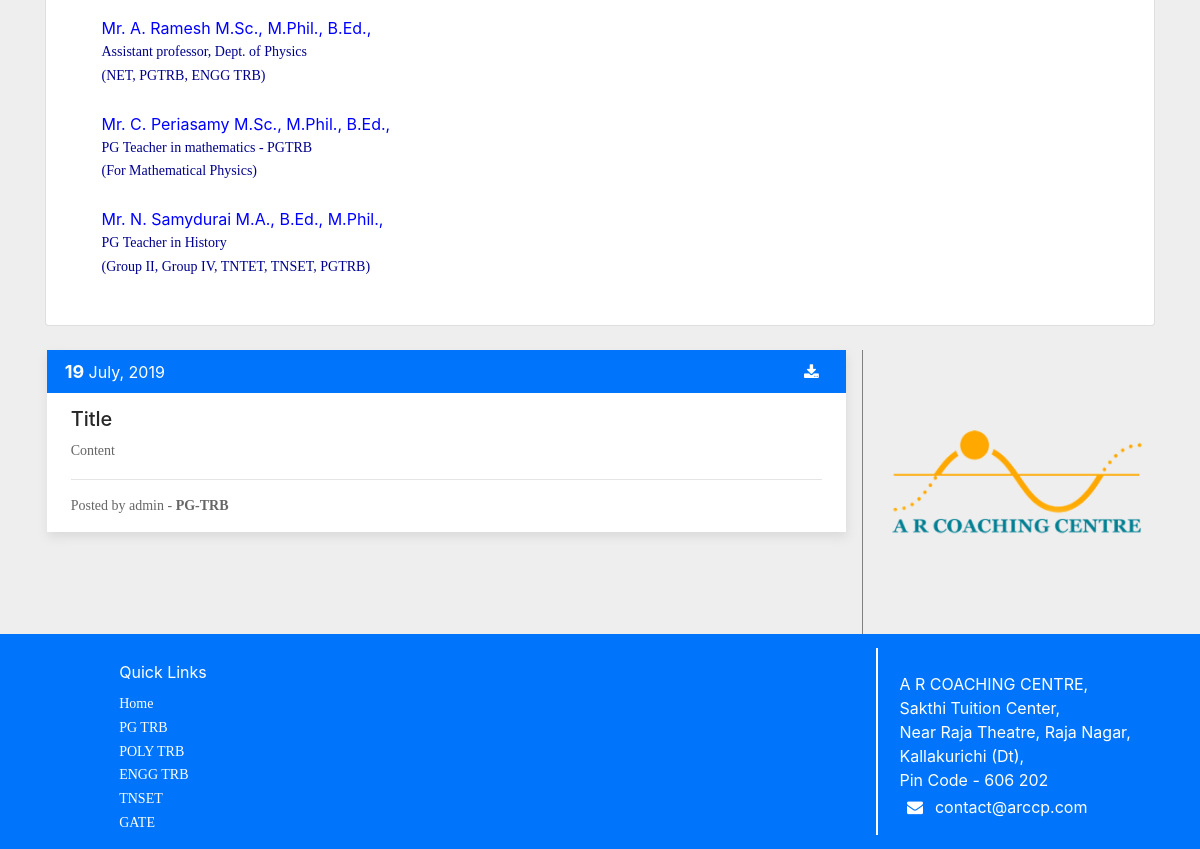
Page /pgtrb/ (lower part) on the earlier database version.
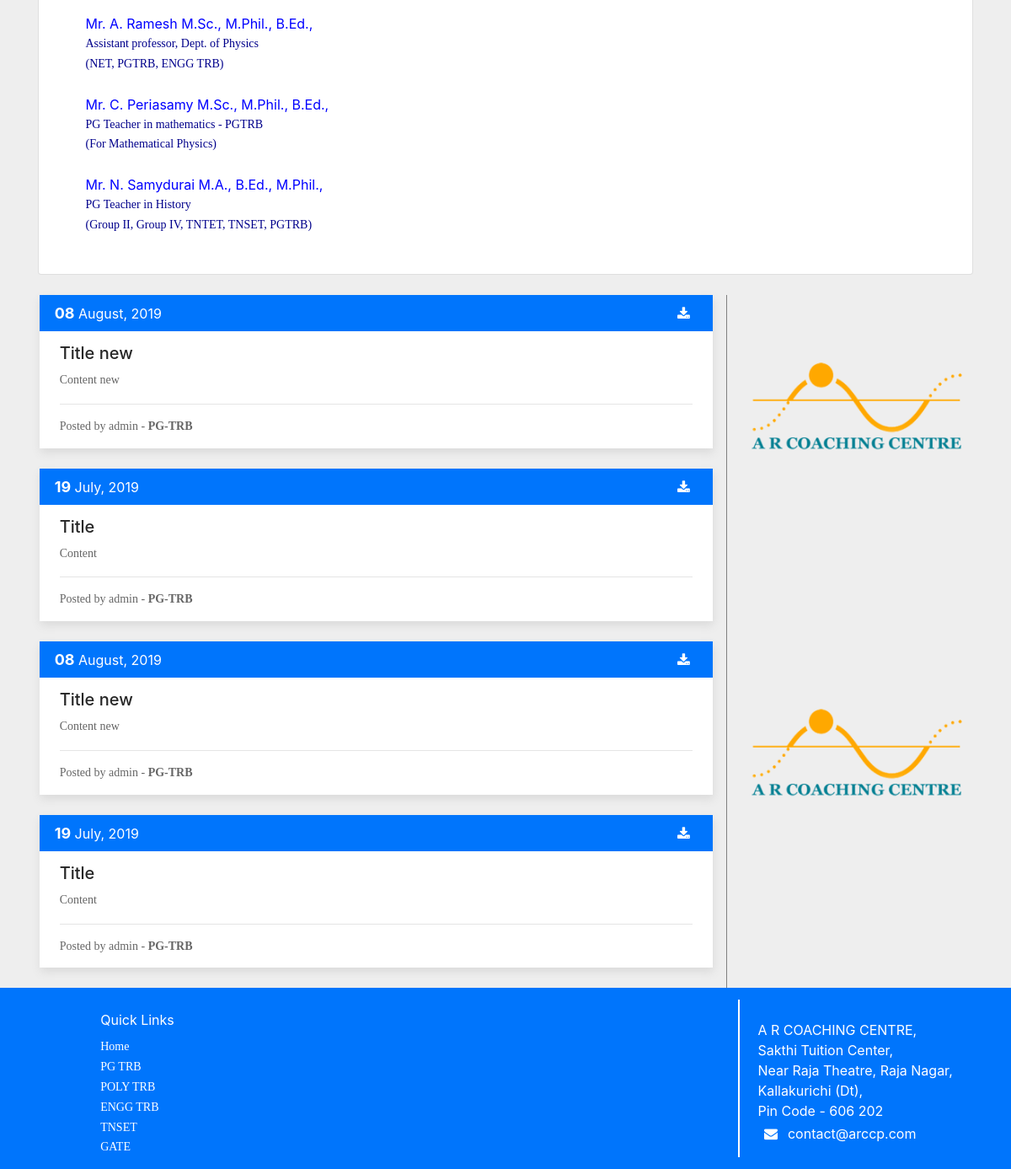
Same page on the later database version.
### blog/models.py (models this page shows, shortened)
class Post(models.Model):
	CHOICES=(('PG-TRB','PG-TRB'),('POLY-TRB','POLY-TRB'),('ENGR-TRB','ENGR-TRB'),('TNSET','TNSET'),('GATE','GATE'))
	title = models.CharField(max_length=255)
	content = RichTextField()
	date_posted = models.DateTimeField(default=timezone.now)
	author = models.ForeignKey(User, on_delete=models.CASCADE)
	tag =  models.CharField(max_length=255, choices=CHOICES, null=False)
	link = models.CharField(max_length=255, blank=True)

### blog/views.py (the view)
# urls.py: path('pgtrb/', views.pgtrb, name='pgtrb'),
def pgtrb(request):
    context={
        'posts': Post.objects.filter(tag='PG-TRB'),
        'announces': Announcement.objects.all().order_by('-id')[:7]
    }
    return render(request, "posts/pgtrb.html",context)

### blog/templates/posts/pgtrb.html (shortened to what this page needs)
{% extends "blog/base.html" %}
{% block content %}
<br>
<div class="card" style="padding: 5% 5% 2% 5%" >
        <label style="color: blue; ">Dr. J. Elanchezhiyan M.Sc., M.Phil., Ph.D.,
        </label>
        <label style="color: blue">Mr. A. Ramesh M.Sc., M.Phil., B.Ed.,
            <p style="color: darkblue;">Assistant professor,  Dept. of Physics<br>
            (NET, PGTRB, ENGG TRB)</p>
        </label>
        <label style="color: blue">Mr. C. Periasamy M.Sc., M.Phil., B.Ed.,
            <p style="color: darkblue">PG Teacher in mathematics - PGTRB<br>
            (For Mathematical Physics)</p>
        </label>
        <label style="color: blue">Mr. N. Samydurai M.A., B.Ed., M.Phil.,
            <p style="color: darkblue">PG Teacher in History<br>
            (Group II, Group IV, TNTET, TNSET, PGTRB) <br></p>
        </label>
</div>
<br>
{% for post in posts %}
<div class="row">
        <div class="left">
            {% for Post in posts reversed %}
            <div class="post-body">
                <div class="post-head">
                    <div>
                            <b style="font-size: 18px">{{Post.date_posted|date:"d"}}</b>
                            <c style="margin-top: 3%">{{Post.date_posted|date:"F, Y"}}</c>
                            <a href="http://{{Post.link}}" class="fa fa-download" style="color: white; float: right; padding-top: 6px"></a>
                    </div>
                </div>
                <div class="post-content">
                    <h5 style="color: rgb(39, 39, 39)">{{Post.title}}</h5>
                    {{Post.content|safe}}
                </div>
                <div class="post-sub">
                                    <p style="margin: 0">Posted by {{Post.author}} - <b>{{Post.tag}}</b></p>
                </div>
            </div><br>
            {% endfor %}
        </div>
        <div class="right">
                <img src="/static/img/logo.PNG" alt="" width="100%">
            </div>
    </div>
{% endfor %}
{% endblock content %}

Differences in the rows shown:
added Post: date_posted "08", date_posted "August, 2019", title "Title new", content "Content new", author "admin", tag "PG-TRB", Post (date_posted "19", date_posted "July, 2019", title "Title", content "Content", author "admin", tag "PG-TRB")
